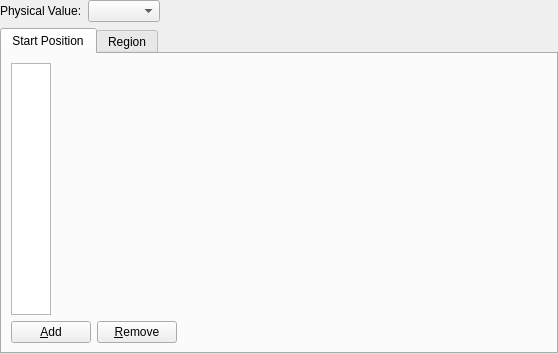
<?xml version="1.0" encoding="UTF-8"?>
<ui version="4.0">
 <class>Post2dWindowNodeVectorStreamlineGroupUnstructuredDataItem_SettingEditWidget</class>
 <widget class="QWidget" name="Post2dWindowNodeVectorStreamlineGroupUnstructuredDataItem_SettingEditWidget">
  <property name="geometry">
   <rect>
    <x>0</x>
    <y>0</y>
    <width>558</width>
    <height>354</height>
   </rect>
  </property>
  <property name="windowTitle">
   <string>Form</string>
  </property>
  <layout class="QVBoxLayout" name="verticalLayout_4">
   <property name="leftMargin">
    <number>0</number>
   </property>
   <property name="topMargin">
    <number>0</number>
   </property>
   <property name="rightMargin">
    <number>0</number>
   </property>
   <property name="bottomMargin">
    <number>0</number>
   </property>
   <item>
    <layout class="QHBoxLayout" name="horizontalLayout_2">
     <item>
      <widget class="QLabel" name="physValLabel">
       <property name="text">
        <string>Physical Value:</string>
       </property>
      </widget>
     </item>
     <item>
      <widget class="QComboBox" name="solutionComboBox"/>
     </item>
     <item>
      <spacer name="horizontalSpacer_4">
       <property name="orientation">
        <enum>Qt::Horizontal</enum>
       </property>
       <property name="sizeHint" stdset="0">
        <size>
         <width>40</width>
         <height>0</height>
        </size>
       </property>
      </spacer>
     </item>
    </layout>
   </item>
   <item>
    <widget class="QTabWidget" name="tabWidget">
     <property name="currentIndex">
      <number>0</number>
     </property>
     <widget class="QWidget" name="startPositionTab">
      <attribute name="title">
       <string>Start Position</string>
      </attribute>
      <layout class="QVBoxLayout" name="verticalLayout_3">
       <item>
        <layout class="QHBoxLayout" name="horizontalLayout" stretch="0,1">
         <item>
          <widget class="QListWidget" name="startPositionListWidget">
           <property name="sizePolicy">
            <sizepolicy hsizetype="Fixed" vsizetype="Expanding">
             <horstretch>0</horstretch>
             <verstretch>0</verstretch>
            </sizepolicy>
           </property>
           <property name="maximumSize">
            <size>
             <width>40</width>
             <height>16777215</height>
            </size>
           </property>
          </widget>
         </item>
         <item>
          <layout class="QVBoxLayout" name="verticalLayout_2">
           <item>
            <widget class="Post2dWindowNodeVectorStreamlineGroupUnstructuredDataItem::SettingEditWidget::StartPositionEditWidget" name="startPositionWidget" native="true"/>
           </item>
           <item>
            <spacer name="verticalSpacer">
             <property name="orientation">
              <enum>Qt::Vertical</enum>
             </property>
             <property name="sizeHint" stdset="0">
              <size>
               <width>20</width>
               <height>18</height>
              </size>
             </property>
            </spacer>
           </item>
          </layout>
         </item>
        </layout>
       </item>
       <item>
        <layout class="QHBoxLayout" name="horizontalLayout_6">
         <item>
          <widget class="QPushButton" name="addButton">
           <property name="text">
            <string>&amp;Add</string>
           </property>
          </widget>
         </item>
         <item>
          <widget class="QPushButton" name="removeButton">
           <property name="text">
            <string>&amp;Remove</string>
           </property>
          </widget>
         </item>
         <item>
          <spacer name="horizontalSpacer_7">
           <property name="orientation">
            <enum>Qt::Horizontal</enum>
           </property>
           <property name="sizeHint" stdset="0">
            <size>
             <width>40</width>
             <height>20</height>
            </size>
           </property>
          </spacer>
         </item>
        </layout>
       </item>
      </layout>
     </widget>
     <widget class="QWidget" name="regionTab">
      <attribute name="title">
       <string>Region</string>
      </attribute>
      <layout class="QVBoxLayout" name="verticalLayout">
       <item>
        <widget class="Region2dSettingEditWidget" name="regionWidget" native="true"/>
       </item>
       <item>
        <spacer name="verticalSpacer_2">
         <property name="orientation">
          <enum>Qt::Vertical</enum>
         </property>
         <property name="sizeHint" stdset="0">
          <size>
           <width>20</width>
           <height>264</height>
          </size>
         </property>
        </spacer>
       </item>
      </layout>
     </widget>
    </widget>
   </item>
  </layout>
 </widget>
 <customwidgets>
  <customwidget>
   <class>Region2dSettingEditWidget</class>
   <extends>QWidget</extends>
   <header>guicore/region/region2dsettingeditwidget.h</header>
   <container>1</container>
  </customwidget>
  <customwidget>
   <class>Post2dWindowNodeVectorStreamlineGroupUnstructuredDataItem::SettingEditWidget::StartPositionEditWidget</class>
   <extends>QWidget</extends>
   <header>post/post2d/datamodel/private/post2dwindownodevectorstreamlinegroupunstructureddataitem_settingeditwidget_startpositioneditwidget.h</header>
   <container>1</container>
  </customwidget>
 </customwidgets>
 <resources/>
 <connections/>
</ui>
